Frame 1 (no input): blank canvas, image omitted
Frame 60 (no input): blank canvas, image omitted
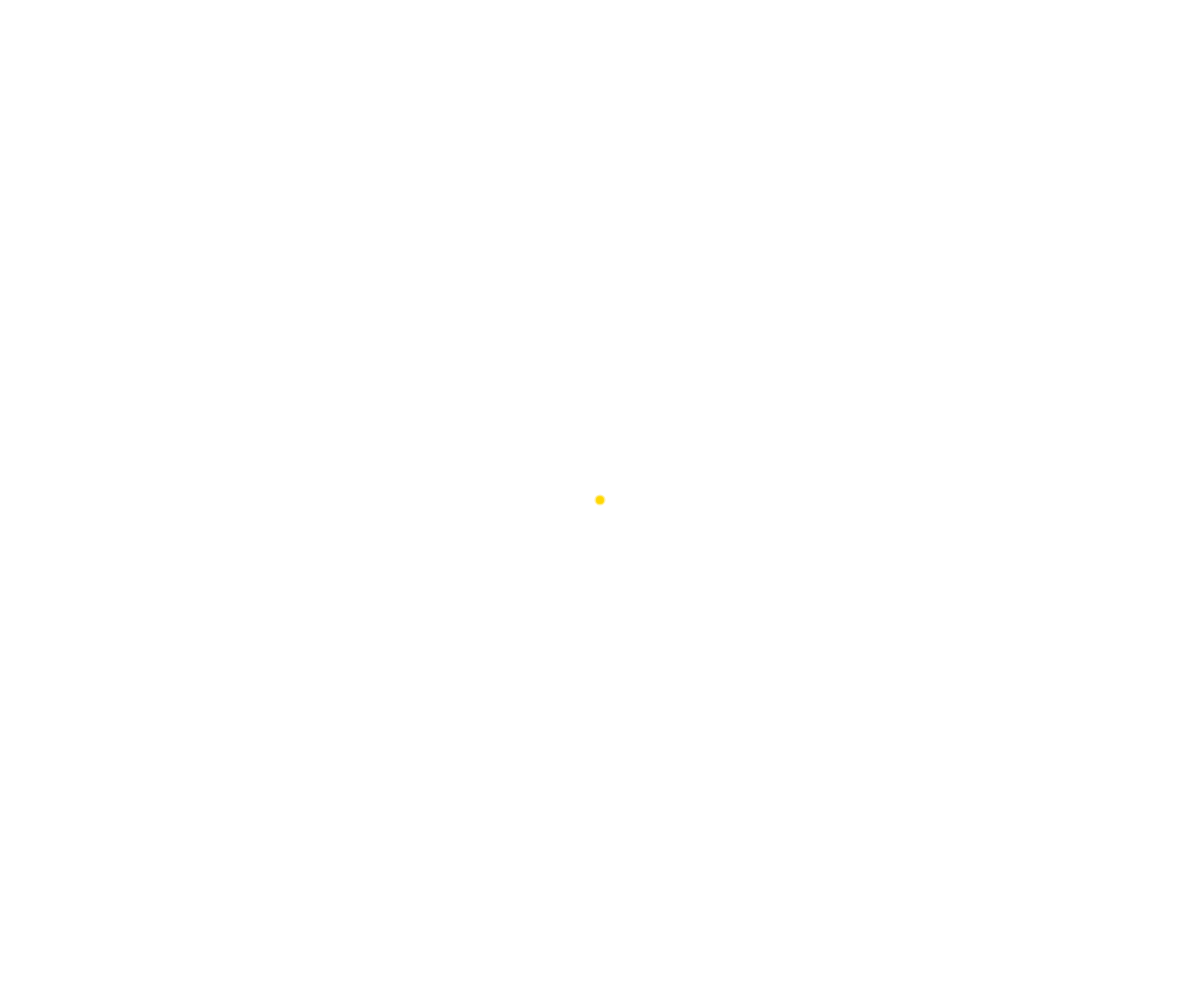
Frame 120 (the mouse pressed at the canvas centre since frame 60)

The p5.js sketch whose frames 1 and 60 were blank and that drew this single picture after the mouse press (run headless with seeded random() and noise() and a simulated clock; from frame 60 on, the mouse is pressed at the canvas centre):

// p5.js sketch
// ── sketch.js
// Copied from p5.js tutorial: https://p5js.org/tutorials/setting-up-your-environment/#vscode

// Video Tutorial I used for creating a Mouse Trail: https://www.youtube.com/watch?v=jiwg4H8a3fI


sparkles = [];

function setup() {
  // Overlay a canvas on the website page.
    let cnv = createCanvas(document.documentElement.scrollWidth, document.documentElement.scrollHeight);
    cnv.position(0, 0);
    cnv.style('pointer-events', 'none'); // I asked ChatGPT how to click through a Canvas

  // Resource for adding event listener for adjusting window size: https://stackoverflow.com/questions/641857/javascript-window-resize-event
  // Used ChatGPT to debug issues with calling the resizeCanvas() function.
  window.addEventListener('resize', fixSizing);

  }

  function draw() {
    //when mouse button is pressed, circles turn black
    clear();


    fill(255, 215, 0, 90);
    noStroke();
    sparkles.push(createVector(mouseX, mouseY));

    // Followed this tutorial to figure out how to limit the number of circles: https://www.youtube.com/watch?v=jiwg4H8a3fI
    if (sparkles.length > 25) {
      sparkles.shift();
    }
  
    //yellow circles drawn at all prev mouse position
    for (let i = 0; i < sparkles.length; i++) {
      circle(sparkles[i].x, sparkles[i].y, i * random(0.25, 0.5));
    }
  }

  function fixSizing() {
    resizeCanvas(document.documentElement.scrollWidth, document.documentElement.scrollHeight);
  }
// ── main.js
/* Reference: "CSS StyleDeclaration setProperty() Method." W3Schools, https://www.w3schools.com/jsref/met_cssstyle_setproperty.asp. Accessed July 11, 2024. */
var bigFont = 0;
function adjustFontSize() {

    var HomeDesc = document.getElementsByClassName("text");

    if(!bigFont){
        for (let i = 0; i<HomeDesc.length; i++) {
            HomeDesc[i].style.setProperty("font-size", "25px", "important");
        }
    }
    if (bigFont){
        for (let i = 0; i<HomeDesc.length; i++) {
            HomeDesc[i].style.setProperty("font-size", "18px", "important");
        }
    }


    bigFont = !bigFont;
}

var darkTheme = 0;
function changeColorTheme() {
    var Body = document.getElementsByTagName("body")[0]
    var links = document.getElementsByClassName("link");

    if(!darkTheme) {
        Body.style.backgroundColor = "#242526";
        Body.style.color = "white";
        for (let i = 0; i<links.length; i++) {
            links[i].style.setProperty("color", "yellow", "important");
        }
    }
    if(darkTheme) {
        Body.style.backgroundColor = "white";
        Body.style.color = "black";
        for (let i = 0; i<links.length; i++) {
            links[i].style.setProperty("color", "purple", "important");
        }
    }


    darkTheme = !darkTheme;
}



var readableFont = 0;
function makeReadable() {

    var HomeDescription = document.getElementsByClassName("text");

    if(!readableFont){
        for (let i = 0; i<HomeDescription.length; i++) {
            HomeDescription[i].style.setProperty("font-family", "Times New Roman", "important");
        }
    }
    if (readableFont){
        for (let i = 0; i<HomeDescription.length; i++) {
            HomeDescription[i].style.setProperty("font-family", "cursive", "important");
        }
    }


    readableFont = !readableFont;
}
